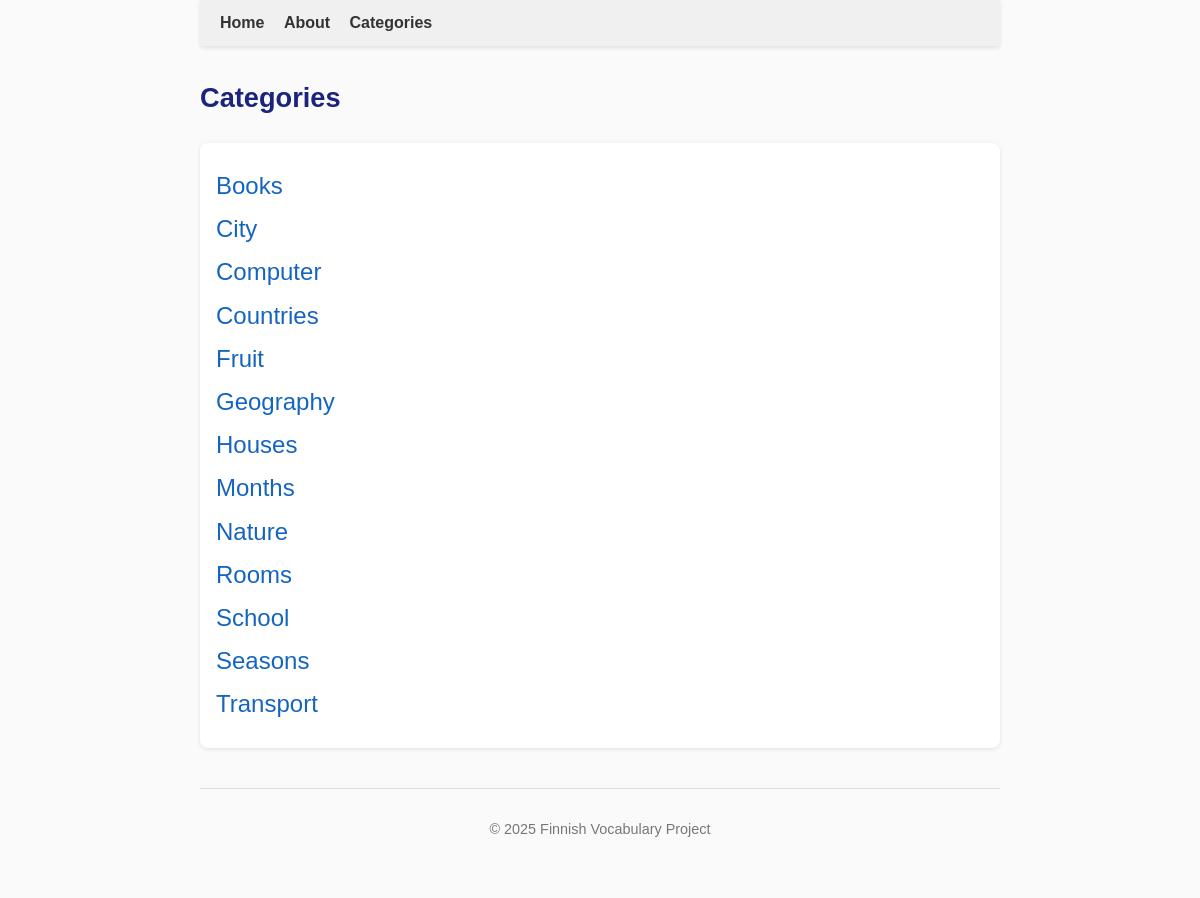
The page /categories on the database its author committed.
### tables this page shows
CREATE TABLE categories (
    id INTEGER PRIMARY KEY,
    name TEXT NOT NULL UNIQUE,
    parent_id INTEGER REFERENCES categories(id)
, description TEXT);

### app.py (the view)
@app.route('/categories')
def categories():
    conn = sqlite3.connect("finnish.db")
    conn.row_factory = sqlite3.Row
    cur = conn.cursor()
    cur.execute("SELECT id, name, parent_id FROM categories ORDER BY name")
    rows = cur.fetchall()
    categories_dict = {}
    for row in rows:
        if row['parent_id']:
            categories_dict.setdefault(row['parent_id'], []).append(row)
        else:
            categories_dict.setdefault(None, []).append(row)
    conn.close()
    return render_template('categories.html', categories=categories_dict)

### templates/categories.html
{% extends "base.html" %}
{% block content %}
<h2>Categories</h2>
<div class="categories-list">
{% if categories.get(None) %}
<ul>
{% for cat in categories.get(None) %}
    <li>
        <a href="{{ url_for('show_category', category_name=cat['name']) }}">
            {{ cat['name'] }}
        </a>
    </li>
{% endfor %}
</ul>
{% else %}
<p>No categories found.</p>
{% endif %}
</div>
{% endblock %}

### static/style.css (style rules this page uses)
body { font-family: Arial, sans-serif; max-width: 800px; margin: 0 auto; line-height: 1.6; color: #222; background-color: #fafafa; padding: 0 20px 40px 20px; }
h2 { font-size: 1.7em; color: #1a237e; margin-bottom: 0.2em; }
.categories-list, .category-words { margin-top: 1.5em; padding: 1em; background-color: #ffffff; border-radius: 8px; box-shadow: 0 1px 4px rgba(0,0,0,0.1); }
.categories-list ul, .category-words ul { list-style-type: none; padding-left: 0; margin: 0.5em 0; }
.categories-list li, .category-words li { margin: 0.3em 0; }
.categories-list a { text-decoration: none; color: #1565c0; font-weight: 500; font-size: 1.5em; }

### rows shown on the page
categories: name "Books"
categories: name "City"
categories: name "Computer"
categories: name "Countries"
categories: name "Fruit"
categories: name "Geography"
categories: name "Houses"
categories: name "Months"
categories: name "Nature"
categories: name "Rooms"
categories: name "School"
categories: name "Seasons"
categories: name "Transport"
